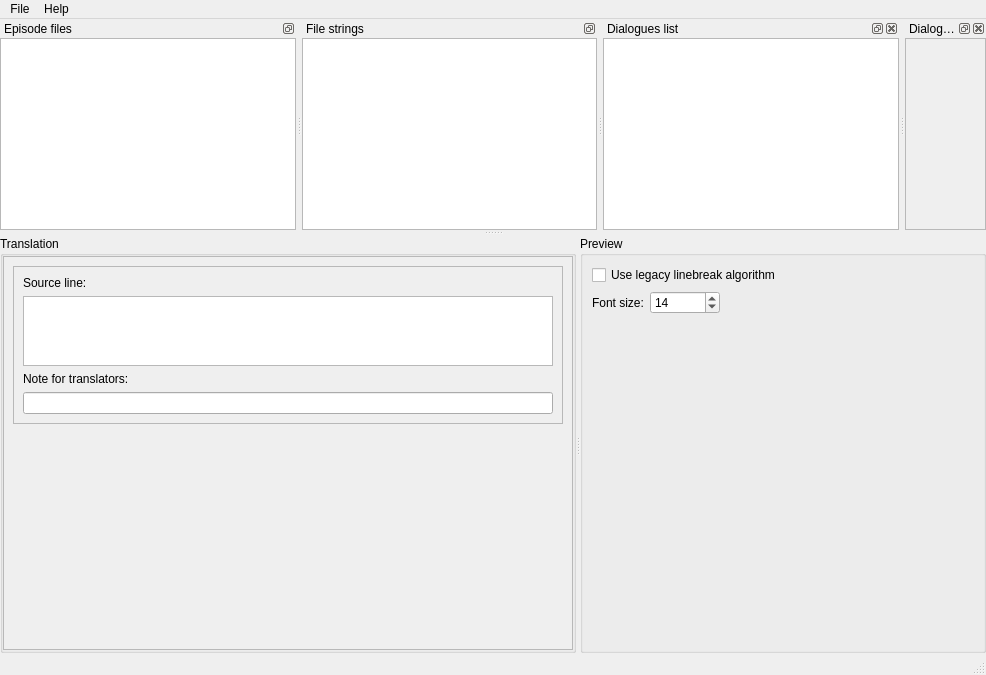
<?xml version="1.0" encoding="UTF-8"?>
<ui version="4.0">
 <class>TranslatorMain</class>
 <widget class="QMainWindow" name="TranslatorMain">
  <property name="geometry">
   <rect>
    <x>0</x>
    <y>0</y>
    <width>986</width>
    <height>675</height>
   </rect>
  </property>
  <property name="windowTitle">
   <string>Moondust Translator</string>
  </property>
  <property name="windowIcon">
   <iconset resource="_resources/translator.qrc">
    <normaloff>:/icon/translator48.png</normaloff>:/icon/translator48.png</iconset>
  </property>
  <property name="dockOptions">
   <set>QMainWindow::AllowNestedDocks|QMainWindow::AnimatedDocks|QMainWindow::GroupedDragging</set>
  </property>
  <widget class="QWidget" name="centralwidget">
   <layout class="QGridLayout" name="gridLayout">
    <property name="leftMargin">
     <number>0</number>
    </property>
    <property name="topMargin">
     <number>0</number>
    </property>
    <property name="rightMargin">
     <number>0</number>
    </property>
    <property name="bottomMargin">
     <number>0</number>
    </property>
    <property name="spacing">
     <number>0</number>
    </property>
    <item row="0" column="0">
     <widget class="QSplitter" name="splitter">
      <property name="orientation">
       <enum>Qt::Horizontal</enum>
      </property>
      <widget class="QGroupBox" name="translationGroup">
       <property name="title">
        <string>Translation</string>
       </property>
       <layout class="QVBoxLayout" name="translationGroupLayout" stretch="0">
        <property name="spacing">
         <number>0</number>
        </property>
        <property name="leftMargin">
         <number>0</number>
        </property>
        <property name="topMargin">
         <number>0</number>
        </property>
        <property name="rightMargin">
         <number>0</number>
        </property>
        <property name="bottomMargin">
         <number>0</number>
        </property>
        <item>
         <widget class="QScrollArea" name="translationArea">
          <property name="widgetResizable">
           <bool>true</bool>
          </property>
          <widget class="QWidget" name="scrollAreaWidgetContents">
           <property name="geometry">
            <rect>
             <x>0</x>
             <y>0</y>
             <width>569</width>
             <height>396</height>
            </rect>
           </property>
           <layout class="QVBoxLayout" name="translationLayout" stretch="1,1000000">
            <item>
             <widget class="QFrame" name="translationFrame">
              <property name="frameShape">
               <enum>QFrame::StyledPanel</enum>
              </property>
              <property name="frameShadow">
               <enum>QFrame::Raised</enum>
              </property>
              <layout class="QVBoxLayout" name="translationFrameLayout">
               <item>
                <widget class="QLabel" name="sourceLineLabel">
                 <property name="text">
                  <string>Source line:</string>
                 </property>
                </widget>
               </item>
               <item>
                <widget class="QPlainTextEdit" name="sourceLineRO">
                 <property name="readOnly">
                  <bool>true</bool>
                 </property>
                </widget>
               </item>
               <item>
                <widget class="QLabel" name="sourceLineNoteLabel">
                 <property name="text">
                  <string>Note for translators:</string>
                 </property>
                </widget>
               </item>
               <item>
                <widget class="QLineEdit" name="sourceLineNote">
                 <property name="inputMask">
                  <string notr="true"/>
                 </property>
                 <property name="text">
                  <string notr="true"/>
                 </property>
                 <property name="readOnly">
                  <bool>false</bool>
                 </property>
                </widget>
               </item>
              </layout>
             </widget>
            </item>
            <item>
             <spacer name="verticalSpacer">
              <property name="orientation">
               <enum>Qt::Vertical</enum>
              </property>
              <property name="sizeType">
               <enum>QSizePolicy::MinimumExpanding</enum>
              </property>
              <property name="sizeHint" stdset="0">
               <size>
                <width>238</width>
                <height>158</height>
               </size>
              </property>
             </spacer>
            </item>
           </layout>
          </widget>
         </widget>
        </item>
       </layout>
      </widget>
      <widget class="QGroupBox" name="previewGroup">
       <property name="title">
        <string>Preview</string>
       </property>
       <layout class="QGridLayout" name="gridLayout_2" columnstretch="0,0,0">
        <item row="1" column="0">
         <widget class="QLabel" name="previewFontSizeLabel">
          <property name="text">
           <string>Font size:</string>
          </property>
         </widget>
        </item>
        <item row="1" column="1">
         <widget class="QSpinBox" name="previewFontSize">
          <property name="minimumSize">
           <size>
            <width>70</width>
            <height>0</height>
           </size>
          </property>
          <property name="minimum">
           <number>4</number>
          </property>
          <property name="value">
           <number>14</number>
          </property>
         </widget>
        </item>
        <item row="2" column="0" colspan="3">
         <widget class="MsgBoxPreview" name="previewZone" native="true"/>
        </item>
        <item row="1" column="2">
         <spacer name="horizontalSpacer">
          <property name="orientation">
           <enum>Qt::Horizontal</enum>
          </property>
          <property name="sizeHint" stdset="0">
           <size>
            <width>40</width>
            <height>20</height>
           </size>
          </property>
         </spacer>
        </item>
        <item row="0" column="0" colspan="3">
         <widget class="QCheckBox" name="legacyLineBreak">
          <property name="toolTip">
           <string>Enable the legacy linebreak algorithm used by the original SMBX 1.3 to simulate 
the rendering behaviour of this engine. Legacy algorithm doesn't support multiline
messages and can't break too long words (longer than 27 characters).

The new algorithm is only supported by TheXTech and Moondust Engine.</string>
          </property>
          <property name="text">
           <string>Use legacy linebreak algorithm</string>
          </property>
         </widget>
        </item>
       </layout>
      </widget>
     </widget>
    </item>
   </layout>
  </widget>
  <widget class="QMenuBar" name="menubar">
   <property name="geometry">
    <rect>
     <x>0</x>
     <y>0</y>
     <width>986</width>
     <height>20</height>
    </rect>
   </property>
   <widget class="QMenu" name="menuFile">
    <property name="title">
     <string>File</string>
    </property>
    <widget class="QMenu" name="menuOpenRecentProject">
     <property name="title">
      <string>Open recent project</string>
     </property>
     <addaction name="actionRecentNoProject"/>
     <addaction name="separator"/>
     <addaction name="actionClearRecentProjects"/>
    </widget>
    <addaction name="actionOpen_project"/>
    <addaction name="menuOpenRecentProject"/>
    <addaction name="separator"/>
    <addaction name="actionRescan"/>
    <addaction name="separator"/>
    <addaction name="actionSaveTranslations"/>
    <addaction name="actionCloseProject"/>
    <addaction name="separator"/>
    <addaction name="actionQuit"/>
    <addaction name="separator"/>
   </widget>
   <widget class="QMenu" name="menuHelp">
    <property name="title">
     <string>Help</string>
    </property>
    <addaction name="actionAbout"/>
   </widget>
   <addaction name="menuFile"/>
   <addaction name="menuHelp"/>
  </widget>
  <widget class="QStatusBar" name="statusbar"/>
  <widget class="QDockWidget" name="filesListWidget">
   <property name="features">
    <set>QDockWidget::DockWidgetFloatable|QDockWidget::DockWidgetMovable</set>
   </property>
   <property name="windowTitle">
    <string>Episode files</string>
   </property>
   <attribute name="dockWidgetArea">
    <number>4</number>
   </attribute>
   <widget class="QTreeView" name="filesListTable">
    <property name="selectionMode">
     <enum>QAbstractItemView::SingleSelection</enum>
    </property>
    <property name="selectionBehavior">
     <enum>QAbstractItemView::SelectRows</enum>
    </property>
    <attribute name="headerVisible">
     <bool>false</bool>
    </attribute>
   </widget>
  </widget>
  <widget class="QDockWidget" name="fileStringsWidget">
   <property name="features">
    <set>QDockWidget::DockWidgetFloatable|QDockWidget::DockWidgetMovable</set>
   </property>
   <property name="windowTitle">
    <string>File strings</string>
   </property>
   <attribute name="dockWidgetArea">
    <number>4</number>
   </attribute>
   <widget class="QTableView" name="fileStrings">
    <property name="selectionMode">
     <enum>QAbstractItemView::SingleSelection</enum>
    </property>
    <property name="selectionBehavior">
     <enum>QAbstractItemView::SelectRows</enum>
    </property>
    <property name="sortingEnabled">
     <bool>true</bool>
    </property>
    <attribute name="horizontalHeaderShowSortIndicator" stdset="0">
     <bool>true</bool>
    </attribute>
    <attribute name="horizontalHeaderStretchLastSection">
     <bool>true</bool>
    </attribute>
    <attribute name="verticalHeaderVisible">
     <bool>false</bool>
    </attribute>
   </widget>
  </widget>
  <widget class="QDockWidget" name="dialoguesListWidget">
   <property name="windowTitle">
    <string>Dialogues list</string>
   </property>
   <attribute name="dockWidgetArea">
    <number>4</number>
   </attribute>
   <widget class="QTableView" name="dialoguesList">
    <property name="selectionMode">
     <enum>QAbstractItemView::SingleSelection</enum>
    </property>
    <property name="selectionBehavior">
     <enum>QAbstractItemView::SelectRows</enum>
    </property>
    <attribute name="horizontalHeaderStretchLastSection">
     <bool>true</bool>
    </attribute>
   </widget>
  </widget>
  <widget class="QDockWidget" name="dialoguePreviewWidget">
   <property name="windowTitle">
    <string>Dialogue preview</string>
   </property>
   <attribute name="dockWidgetArea">
    <number>4</number>
   </attribute>
   <widget class="QScrollArea" name="dialoguePreview">
    <property name="widgetResizable">
     <bool>true</bool>
    </property>
    <widget class="QWidget" name="dialoguePreviewContents">
     <property name="geometry">
      <rect>
       <x>0</x>
       <y>0</y>
       <width>80</width>
       <height>190</height>
      </rect>
     </property>
     <layout class="QVBoxLayout" name="dialoguePreviewLayout" stretch="0">
      <item>
       <spacer name="verticalSpacer_2">
        <property name="orientation">
         <enum>Qt::Vertical</enum>
        </property>
        <property name="sizeHint" stdset="0">
         <size>
          <width>20</width>
          <height>40</height>
         </size>
        </property>
       </spacer>
      </item>
     </layout>
    </widget>
   </widget>
  </widget>
  <action name="actionOpen_project">
   <property name="text">
    <string>Open project...</string>
   </property>
   <property name="shortcut">
    <string>Ctrl+O</string>
   </property>
  </action>
  <action name="actionQuit">
   <property name="text">
    <string>Quit</string>
   </property>
   <property name="shortcut">
    <string>Alt+X</string>
   </property>
  </action>
  <action name="actionSaveTranslations">
   <property name="text">
    <string>Save translations</string>
   </property>
   <property name="shortcut">
    <string>Ctrl+S</string>
   </property>
  </action>
  <action name="actionAbout">
   <property name="text">
    <string>About</string>
   </property>
  </action>
  <action name="actionRescan">
   <property name="text">
    <string>Rescan project</string>
   </property>
  </action>
  <action name="actionCloseProject">
   <property name="text">
    <string>Close project</string>
   </property>
   <property name="shortcut">
    <string>Ctrl+W</string>
   </property>
  </action>
  <action name="actionRecentNoProject">
   <property name="enabled">
    <bool>false</bool>
   </property>
   <property name="text">
    <string>&lt;No projects&gt;</string>
   </property>
  </action>
  <action name="actionClearRecentProjects">
   <property name="text">
    <string>Clear recent projects...</string>
   </property>
  </action>
 </widget>
 <customwidgets>
  <customwidget>
   <class>MsgBoxPreview</class>
   <extends>QWidget</extends>
   <header>msg_box_preview.h</header>
   <container>1</container>
  </customwidget>
 </customwidgets>
 <resources>
  <include location="_resources/translator.qrc"/>
 </resources>
 <connections/>
</ui>
